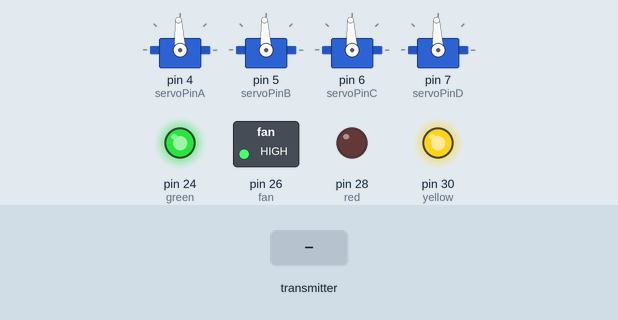
Simulated run of this sketch. Board: Arduino Mega 2560, built with avr-gcc and run on an emulated ATmega2560. On the bench: 4 × servo, switched loads named in the sketch (green lamp = pin HIGH), output pins drawn as LEDs (lit = HIGH). The inputs (shaded band) are chosen by the test bench. The ROS host is connected and sends only what is stated.

Above: at 3.2 s.
3.3 s: the transmitter starts sending readChannel.0 = 1000
At 3.8 s:
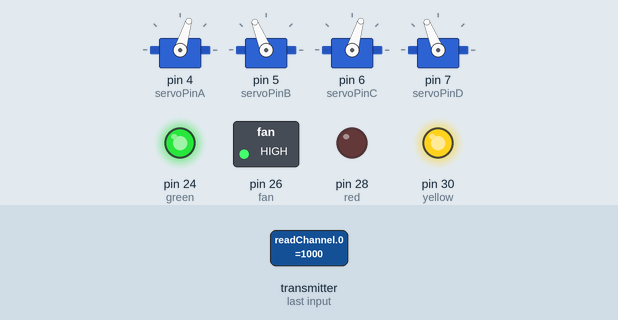
4.8 s: the transmitter starts sending readChannel.3 = 1000
At 5.2 s:
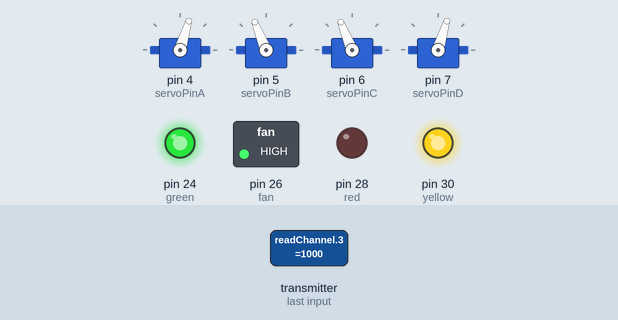
6.3 s: the transmitter starts sending readChannel.3 = 1250
At 7.4 s:
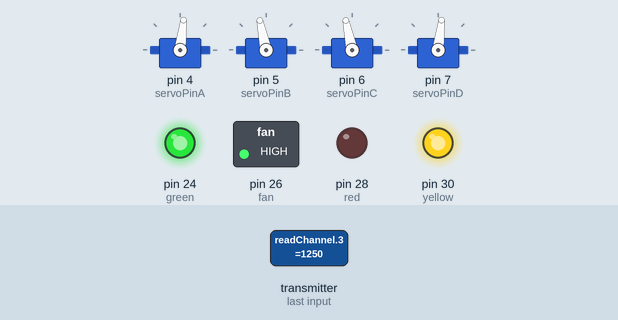
7.8 s: the transmitter starts sending readChannel.3 = 2000
At 8.8 s:
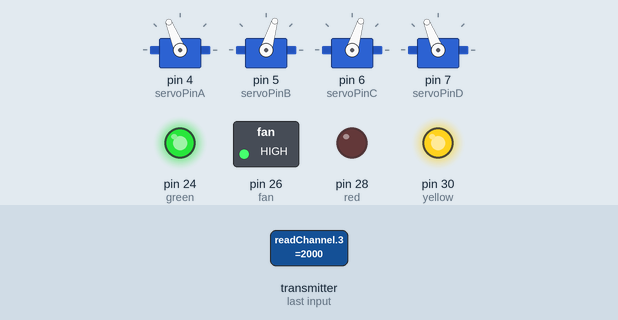
9.3 s: the transmitter starts sending readChannel.3 = 1500
At 9.8 s:
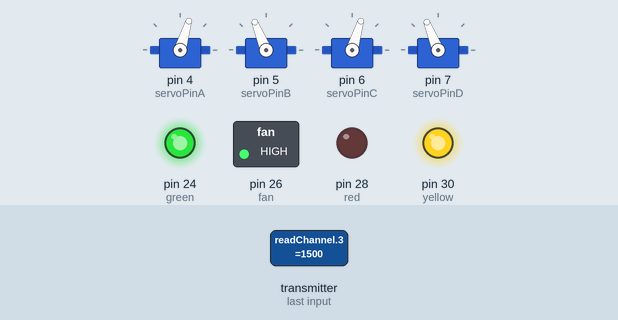
10.8 s: the transmitter starts sending readChannel.0 = 1250
At 11.2 s:
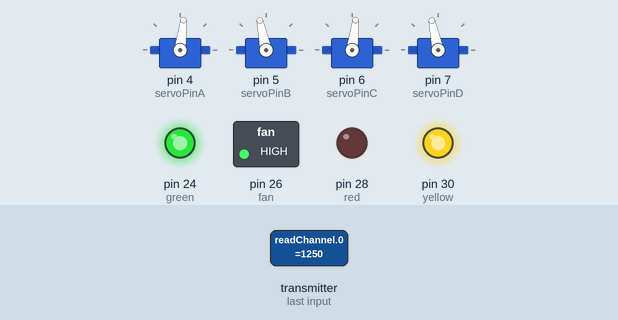
Timing chart, 0 to 13.3 s (numbered marks = the images above; inputs shaded):
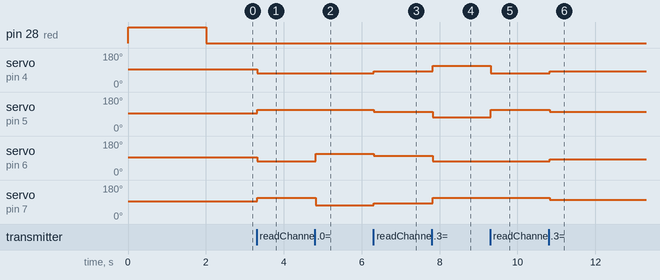

Measured:
- after the input at 3.3 s, servo on pin 4 (servoPinA), servo on pin 6 (servoPinC): 93° → 73° at once; servo on pin 5 (servoPinB), servo on pin 7 (servoPinD): 93° → 112° at once
- after the input at 4.8 s, servo on pin 6 (servoPinC): 73° → 112° at once; servo on pin 7 (servoPinD): 112° → 73° at once
- after the input at 6.3 s, servo on pin 4 (servoPinA), servo on pin 7 (servoPinD): 73° → 83° at once; servo on pin 5 (servoPinB), servo on pin 6 (servoPinC): 112° → 102° at once
- after the input at 7.8 s, servo on pin 4 (servoPinA), servo on pin 7 (servoPinD): 83° → 112° at once; servo on pin 5 (servoPinB), servo on pin 6 (servoPinC): 102° → 73° at once
- after the input at 9.3 s, servo on pin 4 (servoPinA): 112° → 73° at once; servo on pin 5 (servoPinB): 73° → 112° at once
- after the input at 10.8 s, servo on pin 4 (servoPinA), servo on pin 6 (servoPinC): 73° → 83° at once; servo on pin 5 (servoPinB), servo on pin 7 (servoPinD): 112° → 102° at once

The sketch:

Njord9aug.ino
```cpp
   #if defined(ARDUINO) && ARDUINO >= 100
     #include "Arduino.h"
   #else
     #include <WProgram.h>
   #endif

   #include <Servo.h>
   #include <IBusBM.h>
   #include <ros.h>
   //#include <std_msgs/UInt16.h>
   #include <std_msgs/Int32MultiArray.h>
   #include <std_msgs/Int32.h>
   unsigned long myTime;
   ros::NodeHandle  nh;

     #define green 24
   #define yellow 30
   #define red 28
   #define fan 26

    #define fstime 10

   Servo servoA;
   Servo servoB;
   Servo servoC;
   Servo servoD;

byte servoPinA = 4;  //Thruster 1
byte servoPinB= 5;  // Thruster 2
byte servoPinC = 6;  //Thruster 3
byte servoPinD = 7;  //Thruster 4

int fsval[60];
int fsnxtval[60];
int lastime = 0;
int i =0;
int j = 0;
int k = 0;


IBusBM ibus;

// Read the number of a given channel and convert to the range provided.
// If the channel is off, return the default value
int readChannel(byte channelInput, int minLimit, int maxLimit, int defaultValue) {
  uint16_t ch = ibus.readChannel(channelInput);
  if (ch < 100) return defaultValue;
  return map(ch, 1000, 2000, minLimit, maxLimit);
}

bool readSwitch(byte channelInput, bool defaultValue) {
  int intDefaultValue = (defaultValue) ? 100 : 0;
  int ch = readChannel(channelInput, 0, 100, intDefaultValue);
  return (ch > 50);
}


      void warn_cb( const std_msgs::Int32& warn_msg){

   if(warn_msg.data==1){digitalWrite(yellow,LOW);}
   else{digitalWrite(yellow,HIGH);}
   }


   void servo_cb( const std_msgs::Int32MultiArray& cmd_msg){

     servoA.writeMicroseconds(cmd_msg.data[0]);
     servoB.writeMicroseconds(cmd_msg.data[1]);
     servoC.writeMicroseconds(cmd_msg.data[2]);
     servoD.writeMicroseconds(cmd_msg.data[3]);
   }

   void failsafe(){
       servoA.writeMicroseconds(1500);
     servoB.writeMicroseconds(1500);
     servoC.writeMicroseconds(1500);
     servoD.writeMicroseconds(1500);
  }


   ros::Subscriber<std_msgs::Int32MultiArray> subt("/thrust_val", servo_cb);
   ros::Subscriber<std_msgs::Int32> subw("/warning", warn_cb);

   void setup(){


     nh.initNode();
     nh.subscribe(subt); //thruster subscriber
     nh.subscribe(subw);  //warning subscriber


     ibus.begin(Serial1,IBUSBM_NOTIMER);
//     Serial.begin(9600);

     servoA.attach(servoPinA);
     servoB.attach(servoPinB);
     servoC.attach(servoPinC);
     servoD.attach(servoPinD);

    pinMode(red,OUTPUT); // LED for Auto
    pinMode(green,OUTPUT); // LED for RF
       pinMode(yellow,OUTPUT);
    pinMode(fan,OUTPUT);

       digitalWrite(red,HIGH);
   digitalWrite(green,HIGH);
   digitalWrite(yellow,HIGH);
   digitalWrite(fan,HIGH);

     servoA.writeMicroseconds(1500);
     servoB.writeMicroseconds(1500);
     servoC.writeMicroseconds(1500);
     servoD.writeMicroseconds(1500);

     delay(2000);
   }

   void loop(){
     ibus.loop();
     int Ch6val = readSwitch(5, false); // Fail Safe

//    if(myTime<60){
//      if(Ch6val==1){gaincount+=1;}
//      if(Ch6val==0){losscount+=1;}
//    }

  myTime = millis()/1000;
      if(lastime!=myTime){
        if(i<fstime){
        fsval[i] = Ch6val;
        i++;}
        else{for(j=1;j<fstime;j++){fsnxtval[j-1]=fsval[j] ;
        fsnxtval[fstime-1]= Ch6val;

        }}
        }

for(k=0;k<fstime;k++){
  fsval[k] = fsnxtval[k];
  }


         lastime = myTime;
     if(myTime%59 ==0){digitalWrite(fan,LOW);}
     if(myTime%179==0){digitalWrite(fan,HIGH);}

   //int Ch5val= readChannel(4, 1200, 1800, 1500);
 int Ch7val = readSwitch(6, true);

   //int Ch7val= readChannel(6, 1200, 1800, 1500);

  int sum = 0;
   for(int i =0;i<fstime;i++){
    sum+= fsval[i];
//   Serial.println(fsval[i]);
}

   if(sum==fstime){failsafe();digitalWrite(yellow,LOW);}
   else if(sum==0){digitalWrite(yellow,HIGH);}


//   Serial.println("Done");
//   Serial.print("CH6val : ");
//     Serial.println(Ch6val);

//Serial.println(Ch6val);
  if(Ch7val==1){

     digitalWrite(green,LOW);  // Auto LED HIGH
      digitalWrite(red,HIGH);   // RF LED LOW
//      Serial.println("yesss auto");
     nh.spinOnce();
     delay(1);


  }
  else{
    digitalWrite(green,HIGH); // Auto  LED LOW
      digitalWrite(red,LOW); // RF LED HIGHed,
    Rf_control();
//    Serial.println(Ch7val);

    }
   }


void Rf_control(){
   int servoA_int = 0;
   int servoB_int = 0;
   int servoC_int = 0;
   int servoD_int = 0;

  int Ch1val= readChannel(0, 1300, 1700, 1500);
  int Ch2val= readChannel(1, 1300, 1700, 1500);
  int Ch3val= readChannel(2, 1300, 1700, 1500);
  int Ch4val= readChannel(3, 1300, 1700, 1500);
  int Ch5val= readChannel(4, 1300, 1700, 1500);
   // int Ch7val= readChannel(6, 1200, 1800, 1500);
   int Ch7val = readSwitch(6, false);

  delay(10);

if(Ch4val<=1450 || Ch4val >=1550 ){
   servoA_int += Ch4val; // Send signal to ESC. ---- yaw
  servoB_int +=  3000 - Ch4val;
  servoC_int +=  3000 - Ch4val;
  servoD_int +=  Ch4val;

  }

else  if((Ch1val>=1450 && Ch1val<=1550) && (Ch2val>1550 || Ch2val<1450)) {
 servoA_int +=  Ch2val; // Send signal to ESC. --- surge
  servoB_int +=  Ch2val;
  servoC_int +=  Ch2val ;
  servoD_int += Ch2val;

}

else if((Ch1val>1550 || Ch1val<1450 )&&(Ch2val>=1450 && Ch2val<=1550)){
    servoA_int += Ch1val; // Send signal to ESC. ---- sway
  servoB_int +=   3000 - Ch1val;
  servoC_int +=   Ch1val;
  servoD_int += 3000 - Ch1val;

  }
else{
      servoA_int += 1500 ; // Send signal to ESC. ---- zero condition
  servoB_int +=   1500;
  servoC_int +=  1500;
  servoD_int += 1500;
  };
      servoA.writeMicroseconds(servoA_int);
   servoB.writeMicroseconds(servoB_int);
   servoC.writeMicroseconds(servoC_int);
   servoD.writeMicroseconds(servoD_int);
}
```
